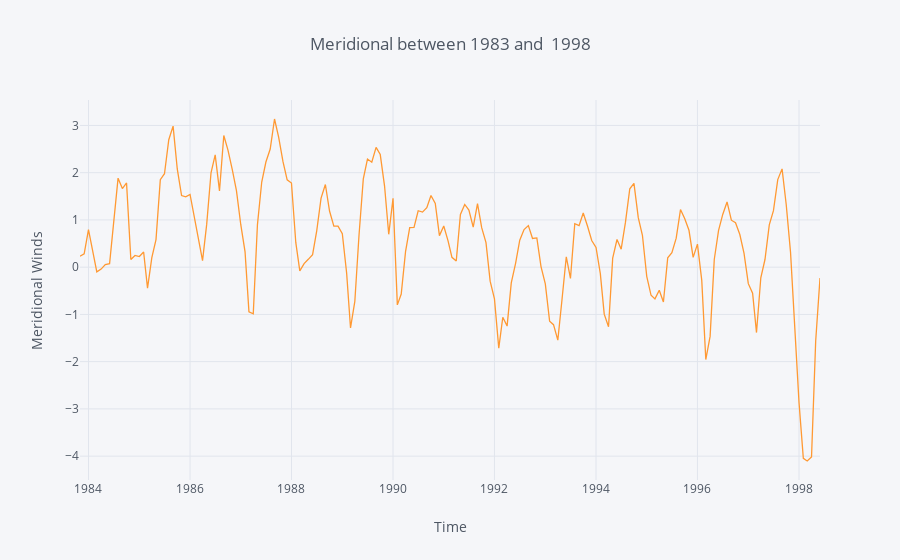

The code cell stored with this chart in its notebook:
### Markdown cell above
#### Finally, we plot the cleaned and ready-to-analyze data

### Code cell
y_rev.iplot(kind='line', xTitle='Time',
           yTitle='Meridional Winds', title='Meridional between 1983 and  1998')

### Figure 1 — Plotly figure (JSON) as saved in the notebook; plotly's stock layout.template omitted (floating-point values rounded to 4 significant figures; data arrays with more than 128 entries replaced by an {"elided": "..."} marker saying what was removed)
{"data": [{"line": {"color": "rgba(255, 153, 51, 1.0)", "dash": "solid", "shape": "linear", "width": 1.3}, "mode": "lines", "name": "mer.winds", "text": "", "type": "scatter", "uid": "68cf260f-d400-44ab-b94e-173d57d8cc04", "x": {"elided": "176 str values"}, "y": {"elided": "176 float values"}}], "layout": {"legend": {"bgcolor": "#F5F6F9", "font": {"color": "#4D5663"}}, "paper_bgcolor": "#F5F6F9", "plot_bgcolor": "#F5F6F9", "title": {"font": {"color": "#4D5663"}, "text": "Meridional between 1983 and  1998"}, "xaxis": {"gridcolor": "#E1E5ED", "showgrid": true, "tickfont": {"color": "#4D5663"}, "title": {"font": {"color": "#4D5663"}, "text": "Time"}, "zerolinecolor": "#E1E5ED"}, "yaxis": {"gridcolor": "#E1E5ED", "showgrid": true, "tickfont": {"color": "#4D5663"}, "title": {"font": {"color": "#4D5663"}, "text": "Meridional Winds"}, "zerolinecolor": "#E1E5ED"}}}
